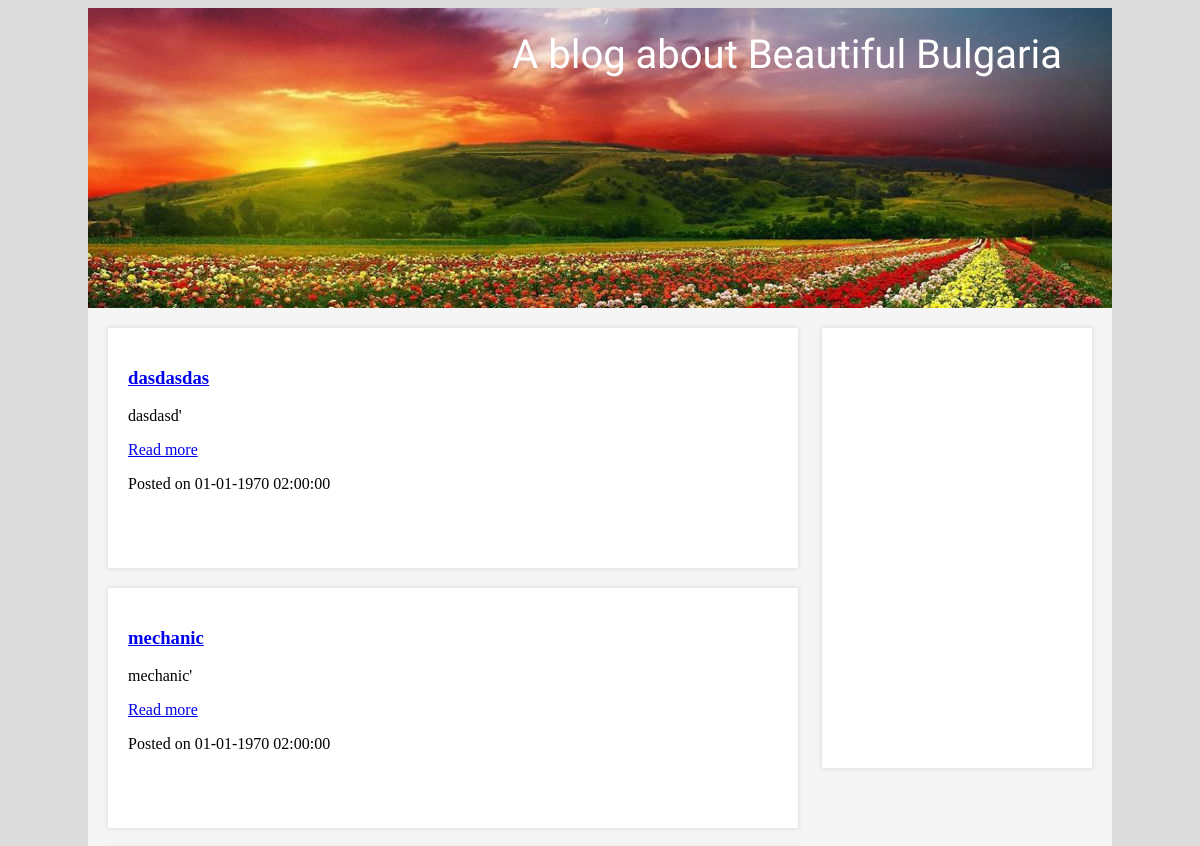
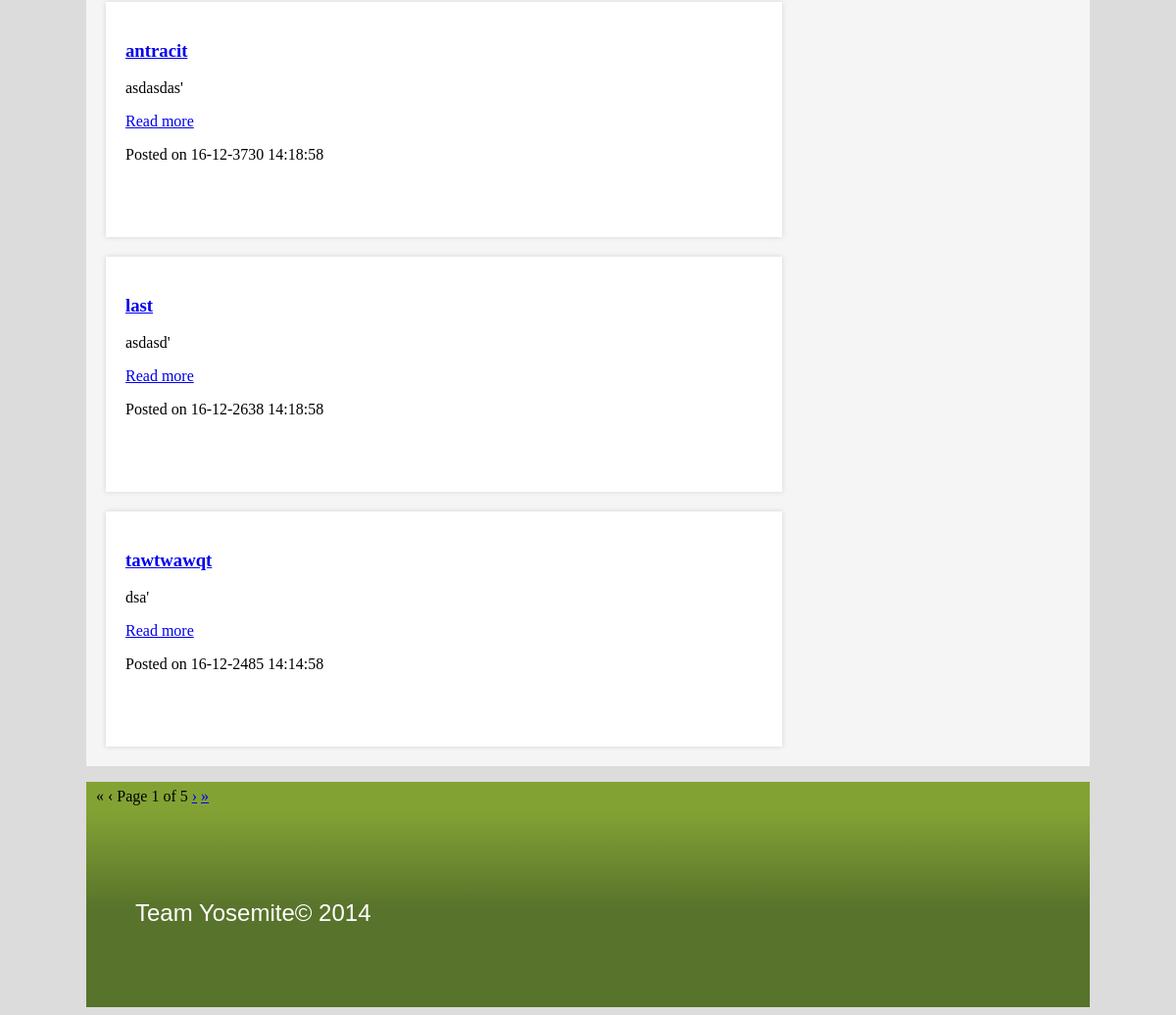
Before: / with the older database file (2 pictures, top to bottom).
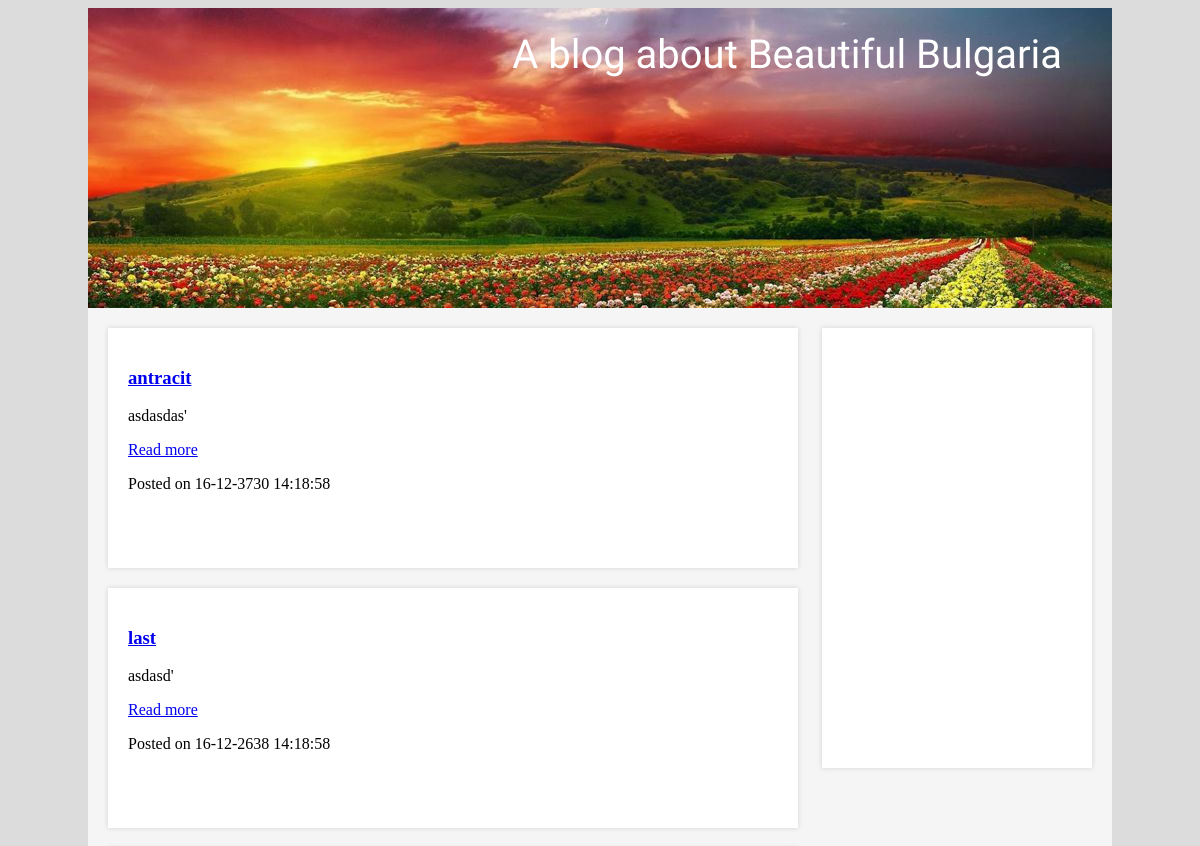
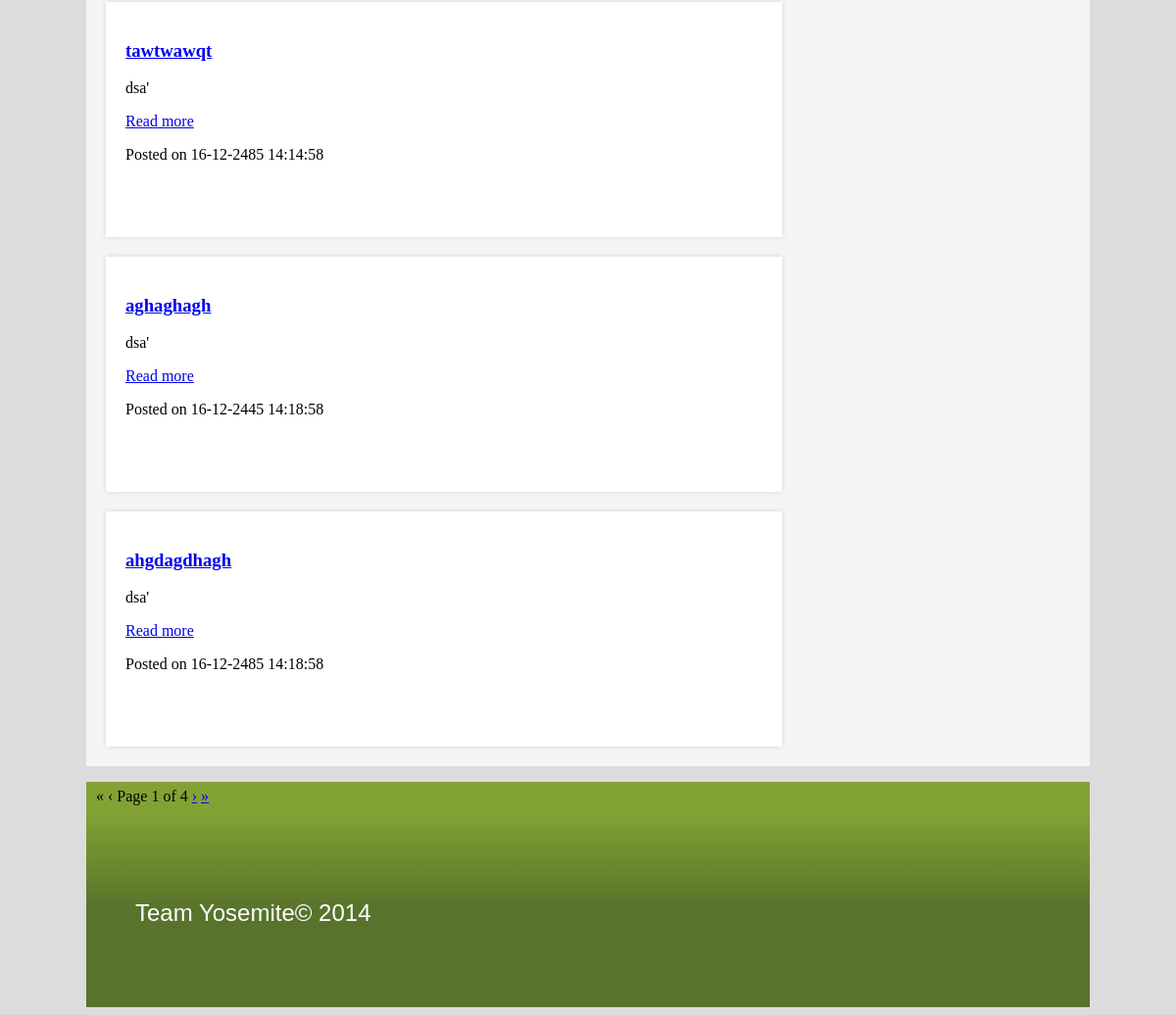
After: the same page with the newer database file (2 pictures, top to bottom).
### tables this page shows
CREATE TABLE IF NOT EXISTS `posts` (
  `post_id` int(11) NOT NULL AUTO_INCREMENT,
  `post_title` varchar(50) NOT NULL,
  `post_description` varchar(255) NOT NULL,
  `post_content` text NOT NULL,
  `post_author` varchar(11) NOT NULL,
  `post_dateCreated` int(15) NOT NULL,
  `post_timesSeen` int(11) NOT NULL,
  PRIMARY KEY (`post_id`),
  KEY `post_author` (`post_author`)
);

### functions.php (called while the page is built, shortened)
<?php
function load_posts($page) {
	global $db;
	$posts = [];
	$postsCount = $db->query('SELECT COUNT(post_id) FROM posts')->fetchColumn();
	$postsLimit = 5;
	$allPages = ceil($postsCount / $postsLimit);
	$offset = ($page - 1) * $postsLimit;
	$stmt = $db->prepare('SELECT `post_id`, `post_title`, `post_description`, `post_author`, `post_dateCreated`, `post_timesSeen` FROM posts ORDER BY post_id DESC LIMIT :limit OFFSET :offset');
    $stmt->bindParam(':limit', $postsLimit, PDO::PARAM_INT);
    $stmt->bindParam(':offset', $offset, PDO::PARAM_INT);
    $stmt->execute();
	while($row = $stmt->fetch()) {
		$posts[] = $row;
	}
	return [ 'posts' => $posts, 'totalPages' => $allPages ];
}

### index.php (the view)
<?php
include 'config.php';
include 'functions.php';
include 'templates/header.php';
?>
<body class="indexPage">
	<header>
		<p>A blog about Beautiful Bulgaria</p>
	</header>
	<?php
		$page = isset($_GET['page']) && $_GET['page'] != null ? $_GET['page'] : 1;
		$data = load_posts($page);
	?>
	<main class="clearfix">
	<aside></aside>
		<?php foreach($data['posts'] as $post):?>
			<article>
				<h3><a href="view_post.php?id=<?= $post['post_id'];?>"><?= $post['post_title'];?></a></h3>
				<p><?= $post['post_description'];?>'</p>
				<p><a href="view_post.php?id=<?= $post['post_id'];?>">Read more</a></p>
				<p>Posted on <?= date('d-m-Y H:i:s', strtotime($post['post_dateCreated']));?></p>
			</article>
		<?php endforeach;?>
	</main>
<?php
	$totalPages = $data['totalPages'];
	$previouslink = ($page > 1) ? '<a href="?page=1" title="First page">&laquo;</a> <a href="?page=' . ($page - 1) . '" title="Previous page">&lsaquo;</a>' : '<span class="disabled">&laquo;</span> <span class="disabled">&lsaquo;</span>';
	$nextlink = ($page < $totalPages) ? '<a href="?page=' . ($page + 1) . '" title="Next page">&rsaquo;</a> <a href="?page=' . $totalPages . '" title="Last page">&raquo;</a>' : '<span class="disabled">&rsaquo;</span> <span class="disabled">&raquo;</span>';
?>
	<div id="paging">
		<p>
			<?= $previouslink;?>
			Page <?= $page;?> of <?= $totalPages;?>
			<?= $nextlink;?>
		</p>
	</div>
<?php
include 'templates/footer.php';

Changed rows visible on the page:
removed posts: post_title "dasdasdas", post_description "dasdasd", post_dateCreated "01-01-1970 02:00:00"
removed posts: post_title "mechanic", post_description "mechanic", post_dateCreated "01-01-1970 02:00:00"
now on this page (row unchanged): posts: post_title "aghaghagh", post_description "dsa", post_dateCreated "16-12-2445 14:18:58"
now on this page (row unchanged): posts: post_title "ahgdagdhagh", post_description "dsa", post_dateCreated "16-12-2485 14:18:58"
Other visible differences:
$totalPages: "5" → "4"
